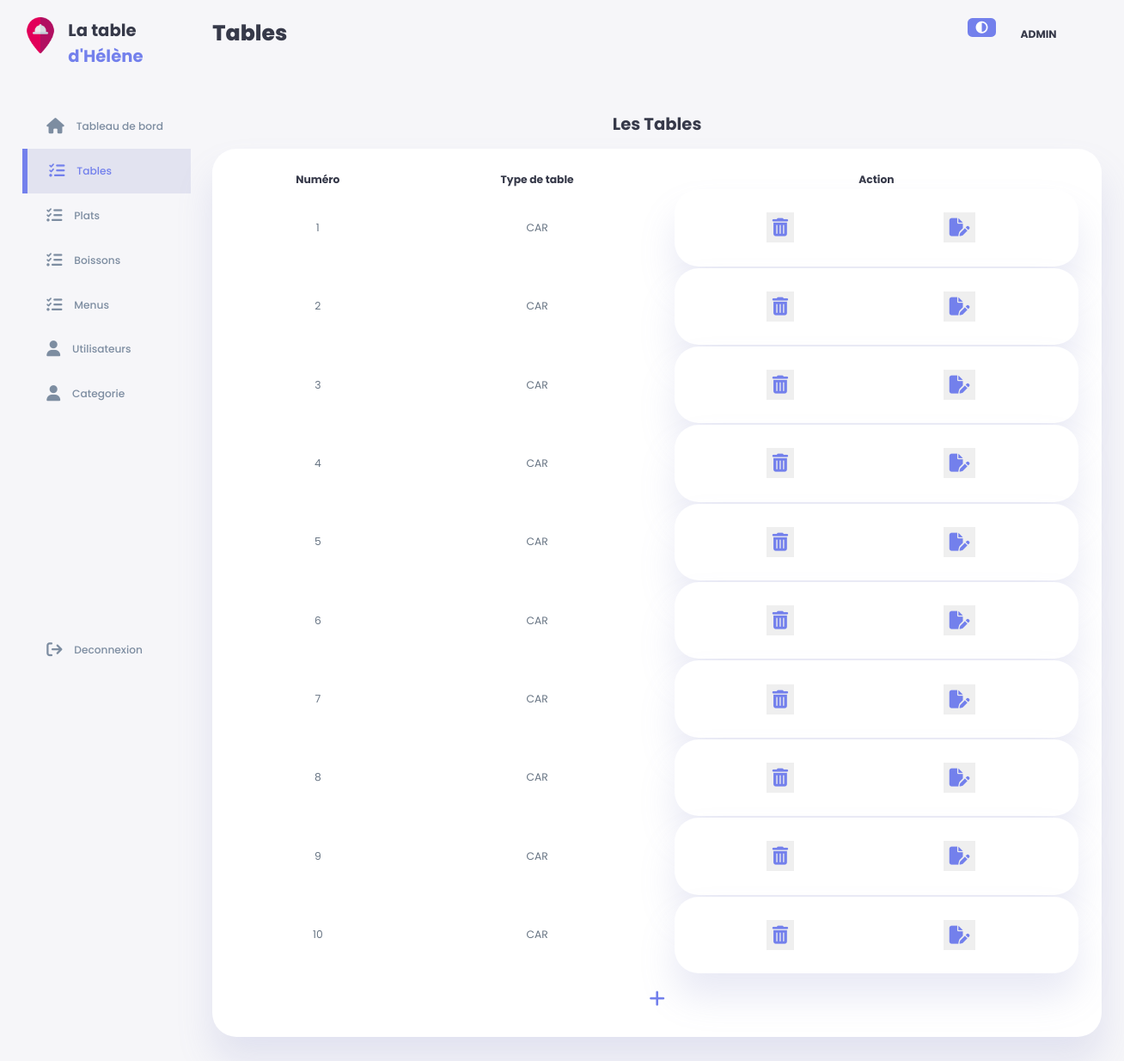
The app's page /index.php?page=table (signed in) with its own data.
### tables this page shows
CREATE TABLE `sgr_table` (
  `id_table` int(11) NOT NULL,
  `numero_table` int(11) NOT NULL,
  `type_table` varchar(3) NOT NULL,
  `id_serveur` int(11) DEFAULT NULL,
  `vu` int(1) NOT NULL
);

### index.php (called while the page is built, shortened)
<?php
require_once("include/secu.php");

### view/admin/produit/table.php (the view, shortened to what this page needs)
<?php
if ($_SESSION["role"] == "admin") {
    ?>
    <!DOCTYPE html>
    <html lang="fr">
    <head>
        <link rel="stylesheet" href="/SGRC/css/style_admin/produit/produit.css" />
        <link rel="stylesheet" href="/SGRC/css/style_admin/tableau_de_bord/tableau_de_bord.css" />
    </head>
    <body>
        <div class="container">
            <aside>
                <div class="top">
                    <div class="logo">
                        <img src="/SGRC/image/img/source/logo.png" alt="logo du site" />
                        <h2>La table <span class="primary">d'Hélène</span></h2>
                    </div>
                </div>
                <div class="sidebar">
                    <a href="?page=tableau">
                        <i class="fa-solid fa-house"></i>
                        <h3>Tableau de bord</h3>
                    </a>
                    <a href="?page=table" class="active">
                        <i class="fa-solid fa-list-check"></i>
                        <h3>Tables</h3>
                    </a>
                    <a href="?page=plat">
                        <i class="fa-solid fa-list-check"></i>
                        <h3>Plats</h3>
                    </a>
                    <a href="?page=boisson">
                        <i class="fa-solid fa-list-check"></i>
                        <h3>Boissons</h3>
                    </a>
                    <a href="?page=menu">
                        <i class="fa-solid fa-list-check"></i>
                        <h3>Menus</h3>
                    </a>
                    <a href="?page=users">
                        <i class="fa-solid fa-user"></i>
                        <h3>Utilisateurs</h3>
                    </a>
                    <a href="?page=categorie">
                        <i class="fa-solid fa-user"></i>
                        <h3>Categorie</h3>
                    </a>
                    <a href="/SGRC/php/deconnexion.php">
                        <i class="fa-solid fa-arrow-right-from-bracket"></i>
                        <h3>Deconnexion</h3>
                    </a>
                </div>
            </aside>
            <main>
                <h1>Tables</h1>
                <div class="Produits">
                    <table class="table-grid">
                        <caption>
                            Les Tables
                        </caption>
                        <thread>
                            <tr>
                                <th>Numéro</th>
                                <th>Type de table</th>
                                <th>Action</th>
                            </tr>
                        </thread>
                        <?php
                        foreach ($tables as $table) {
                            ?>
                            <tbody>
                                <tr>
                                    <td>
                                        <?php echo $table['numero_table']; ?>
                                    </td>
                                    <td>
                                        <?php echo $table['type_table']; ?>
                                    </td>
                                    <td>
                                        <table>
                                            <tr>
                                                <td>
                                                    <form method="post" action="?page=suppr_table">
                                                        <button type="submit"
                                                            onclick="return confirm ('êtes-vous sûr de vouloir supprimer ?')"><i
                                                                class="fa-solid fa-trash-can"></i></button>
                                                    </form>
                                                </td>
                                                <td>
                                                    <form method="post" action="?page=modif_table">
                                                        <button type="submit" value="modifier" class="btn btn-primmary"><i
                                                                class="fa-solid fa-file-pen"></i></button>
                                                    </form>
                                                </td>
                                            </tr>
                                        </table>
                                    </td>
                                </tr>
                            </tbody>
                            <?php
                        }
                        ?>
                        <tr class="add">
                            <td colspan="4">
                                <a href="?page=ajout_table">
                                    <i class="fa-solid fa-plus"></i>
                                </a>
                            </td>
                        </tr>
                    </table>
                </div>
            </main>
            <div class="right">
                <div class="top">
                    <div class="theme-toggler" id="theme-toggler">
                        <i class="fa-solid fa-circle-half-stroke active"></i>
                    </div>
                    <div class="profil">
                        <div class="info">
                            <br>
                            <p style="text-transform: uppercase;"><b>
                                    <?php echo $_SESSION['role'] ?>
                                </b></p>
                        </div>
                        <div class="profil-photot">
                        </div>
                    </div>
                </div>
            </div>
        </div>
    </body>
    </html>
    <?php
} else {
    echo ("vous n'avez pas le droit d'être là");
    header("Location:../../../index.php");
    exit();
}
?>

### css/style_admin/produit/produit.css (style rules this page uses)
main { margin-top: 1.4rem; }
main .Produits { margin-top: 2rem; display: grid; grid-template-columns: repeat(2, 1fr); gap: 1.6rem; }
.table-grid:nth-child(2) { grid-column: 1 / 3; }
main .Produits i { padding: 0.5rem; color: var(--color-primary); font-size: 1.5rem; }
main .Produits table caption { font-size: 1.4rem; font-weight: bold; text-align: center; margin: 1.5rem 0 1rem 0; }
main .Produits table { background: var(--color-white); width: 100%; border-radius: var(--card-border-radius); padding: var(--card-padding); text-align: center; box-shadow: var(--box-shadow); transition: all 300ms ease; }
main table tbody td { height: 2.8rem; border-bottom: 1px solid var(--color-light); color: var(--color-dark-variant); }
.add td i { margin-top: 10px; }
main table tbody tr:last-child td { border: none; }

### css/style_admin/tableau_de_bord/tableau_de_bord.css (style rules this page uses)
:root { --color-primary: #7380ec; --color-danger: #ff7782; --color-success: #41f1b6; --color-warning: #ffbb55; --color-white: #fff; --color-info-dark: #7d8da1; --color-info-light: #dce1eb; --color-dark: #363949; --color-light: rgba(132, 139, 200, 0.18); --color-primary-variant: #111e88; --color-dark-variant: #677483; --color-background: #f6f6f9; --color-scroll: #e5e5e5; --card-border-radius: 2rem; --boder-radius-1: 0.4rem; --boder-radius-2: 0.8rem; --boder-radius-3: 1.2rem; --card-padding: 1.8rem; --padding-1: 1.2rem; --box-shadow: 0 2rem 3rem var(--color-light); }
* { margin: 0; padding: 0; outline: 0; appearance: none; border: 0; text-decoration: none; list-style: none; box-sizing: border-box; }
html { font-size: 14px; }
body { width: 100vw; height: 100vh; font-family: poppins, sans-serif; font-size: 0.88rem; background-color: var(--color-background); user-select: none; overflow-x: hidden; color: var(--color-dark); zoom: 100%; }
.container { display: grid; width: 96%; margin: 0 auto; gap: 1.8rem; grid-template-columns: 14rem auto; }
a { color: var(--color-dark); }
img { display: block; width: 100%; }
h1 { font-weight: 800; font-size: 1.8rem; }
h2 { font-size: 1.4rem; }
h3 { font-size: 0.87rem; }
.profil-photot { width: 2.8rem; height: 2.8rem; border-radius: 50%; overflow: hidden; }
p { color: var(--color-dark-variant); }
b { color: var(--color-dark); }
.primary { color: var(--color-primary); }
aside { height: 100vh; }
aside .top { display: flex; align-items: center; justify-content: space-between; margin-top: 1.4rem; }
aside .logo { display: flex; gap: 0.8rem; }
aside .logo img { width: 3rem; height: 3rem; }
aside .sidebar { display: flex; flex-direction: column; height: 86vh; position: relative; top: 3rem; }
aside h3 { font-weight: 500; }
aside .sidebar a { display: flex; color: var(--color-info-dark); margin-left: 2rem; gap: 1rem; align-items: center; position: relative; height: 3.7rem; transition: all 300ms ease; }
aside .sidebar a i { font-size: 1.3rem; }
aside .sidebar a i { transition: all 300ms ease; }
aside .sidebar a:last-child { position: absolute; bottom: 2rem; width: 100%; }
aside .sidebar a.active { background: var(--color-light); color: var(--color-primary); margin-left: 0; }
aside .sidebar a.active:before { content: ""; width: 6px; height: 100%; background: var(--color-primary); }
aside .sidebar a.active i { color: var(--color-primary); margin-left: calc(1rem - 3px); }
main { margin-top: 1.4rem; }
main table tbody td { height: 0rem; border-bottom: 1px solid var(--color-light); color: var(--color-dark-variant); }
main table tbody tr:last-child td { border: none; }
.right { margin-top: 1.4rem; }
.right .top { display: flex; justify-content: end; gap: 2rem; }
.right .theme-toggler { background: var(--color-light); display: flex; justify-content: space-between; align-items: center; height: 1.6rem; width: 2.4rem; cursor: pointer; border-radius: var(--boder-radius-1); }
.right .theme-toggler i { font-size: 1rem; width: 100%; height: 100%; display: flex; align-items: center; justify-content: center; }
.right .theme-toggler i.active { background: var(--color-primary); color: #fff; border-radius: var(--boder-radius-1); }
.right .top .profil { display: flex; gap: 2rem; text-align: right; }
.right .top { position: fixed; top: 0; left: 0; align-items: center; padding: 0 0.8rem; height: 4.6rem; width: 100%; margin: 0; z-index: 2; }

### records on screen
sgr_table: numero_table "1", type_table "CAR"
sgr_table: numero_table "2", type_table "CAR"
sgr_table: numero_table "3", type_table "CAR"
sgr_table: numero_table "4", type_table "CAR"
sgr_table: numero_table "5", type_table "CAR"
sgr_table: numero_table "6", type_table "CAR"
sgr_table: numero_table "7", type_table "CAR"
sgr_table: numero_table "8", type_table "CAR"
sgr_table: numero_table "9", type_table "CAR"
sgr_table: numero_table "10", type_table "CAR"

### other values on screen
$_SESSION['role'] "ADMIN"
